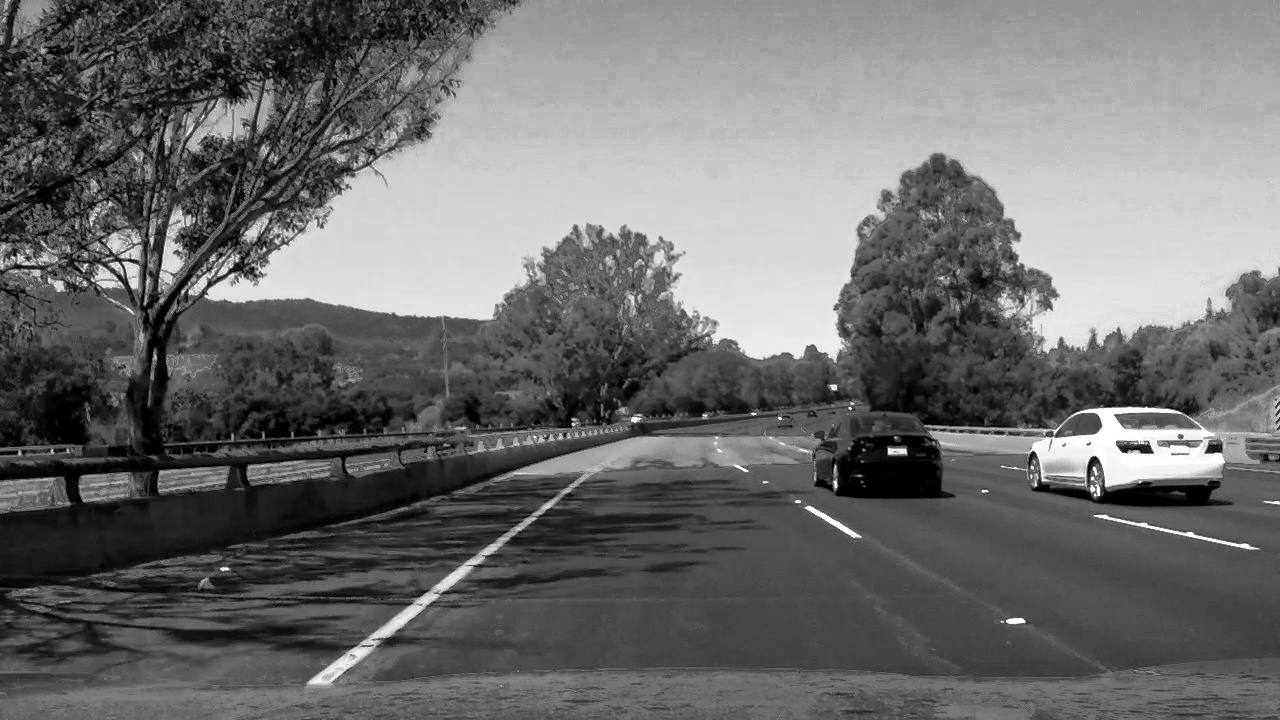
#> input picture image_analysis/1.jpg, 1280 x 720 px; its folder holds only this picture in this run
$ python -i color_space.py   (imports and definitions only)
#> lines starting #> are read from the running program, lines starting #| are printed output that depends on the picture; after the words box and inside, x2 and y2 are one past the last pixel; in counts of white or black regions, pixels touching at a corner belong together
#> further down, picture is the input picture: shape (720, 1280, 3); min 0, max 255, mean 109
import numpy as np
import cv2


"""
第二部分：色彩空间的选择用于比较色彩空间
"""


# RGB颜色空间
def select_rgb_white_yellow(image):
    lower = np.uint8([200, 200, 200])  # 定义白线的上下界
    upper = np.uint8([255, 255, 255])
    white_mask = cv2.inRange(image, lower, upper)
    lower = np.uint8([190, 190, 0])
    upper = np.uint8([255, 255, 255])
    yellow_mask = cv2.inRange(image, lower, upper)
    # 合并
    mask = cv2.bitwise_or(white_mask, yellow_mask)
    # 提取白色与黄色
    masked = cv2.bitwise_and(image, image, mask=mask)
    return masked


# show_images(list(map(select_rgb_white_yellow, test_images)))

# HSV颜色空间
def convert_hsv(image):
    return cv2.cvtColor(image, cv2.COLOR_RGB2HSV)


# show_images(list(map(convert_hsv, test_images)))

# HSL颜色空间    --黄色和白线都可显示
def convert_hsl(image):
    return cv2.cvtColor(image, cv2.COLOR_RGB2HLS)
#> returned value: shape (720, 1280, 3); mean of channels 0, 1, 2 0, 109, 0

# show_images(list(map(convert_hsl, test_images)))


# 使用HSL颜色空间对图片进行特定颜色过滤
def select_hsl_white_yellow(image):
    hsl = convert_hsl(image)
    lower = np.uint8([0, 200, 0])
    upper = np.uint8([255,255,255])
    white_mask = cv2.inRange(hsl, lower, upper)
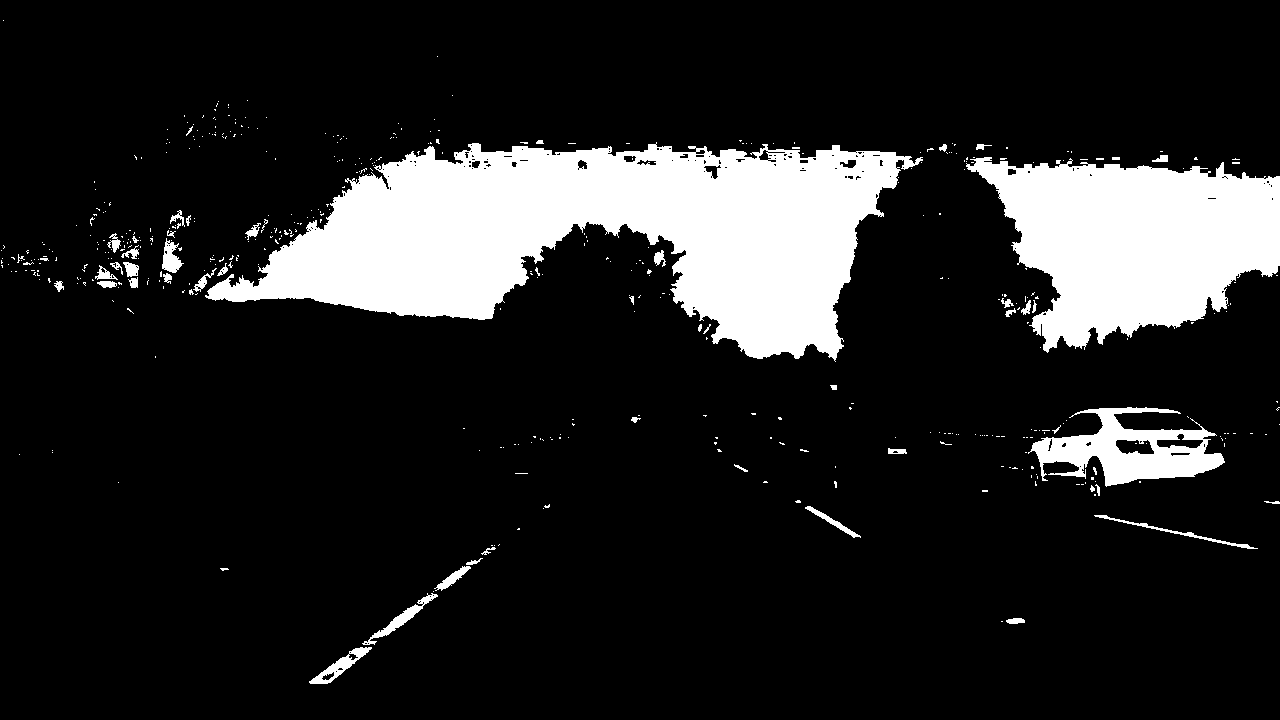
#> white_mask: shape (720, 1280); 14.6% white; 483 white regions (430 under 20 px), largest, box (x1, y1, x2, y2) and area: (205, 142, 923, 362) 81919, (966, 157, 1280, 353) 38773, (1028, 407, 1225, 487) 7319
    lower = np.uint8([10, 0, 100])
    upper = np.uint8([40,255,255])
    yellow_mask = cv2.inRange(hsl, lower, upper)
#> yellow_mask: shape (720, 1280); every value is 0
    # 合并二值图
    mask = cv2.bitwise_or(white_mask, yellow_mask)
    # 二值图与原图进行按位与，得到黄线与白线
    masked = cv2.bitwise_and(image, image, mask=mask)
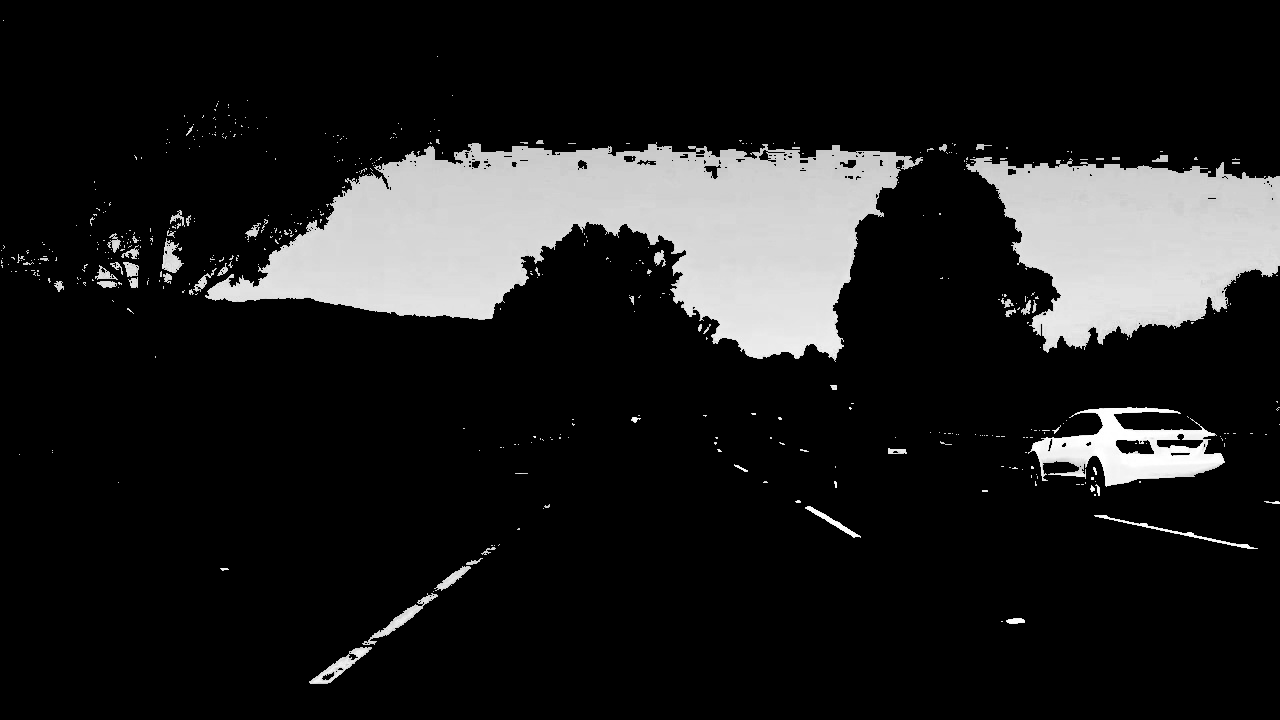
#> masked: shape (720, 1280, 3); min 0, max 255, mean 31.6
    return masked


# [2 lines not run here, left out]
    # test_images = [plt.imread(path) for path in glob.glob("../test_images/*.jpg")]
    # # 保存HSL检测结果                                       原始图片
    # white_yello_images = list(map(select_hsl_white_yellow, test_images))
    # show_images(white_yello_images)

>>> import cv2
>>> picture = cv2.cvtColor(cv2.imread('../image_analysis/1.jpg'), cv2.COLOR_BGR2RGB)
>>> result = select_hsl_white_yellow(picture)
